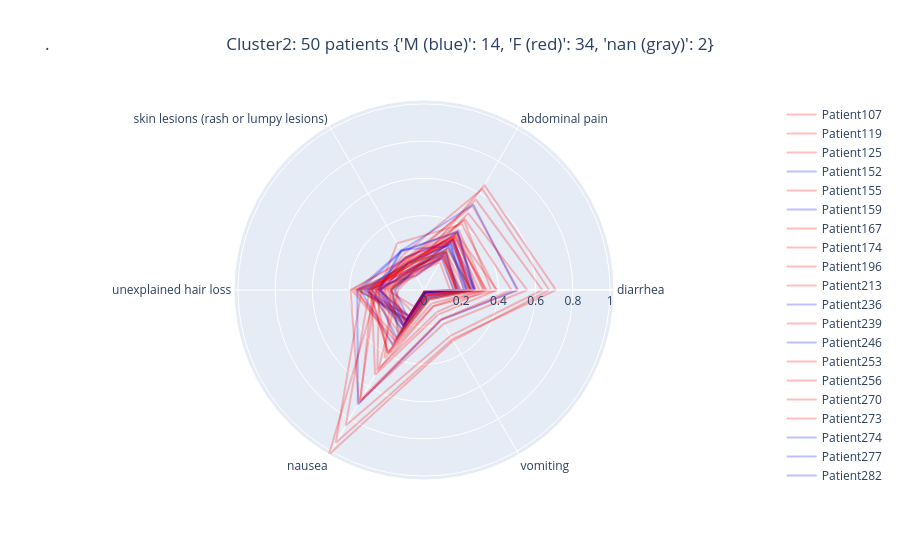

Notebook cell for this chart:
### Code cell
star_chart_per_patient(2)

### Figure 1 — Plotly figure (JSON) as saved in the notebook; plotly's stock layout.template omitted (floating-point values rounded to 4 significant figures)
{"data": [{"line": {"color": "rgb(255,0,0)"}, "mode": "lines", "name": "Patient107", "opacity": 0.25, "r": [0.1769, 0.2043, 0.09401, 0.225, 0.1905, 0.021, 0.1769, 0.1769], "theta": ["diarrhea", "abdominal pain", "skin lesions (rash or lumpy lesions)", "unexplained hair loss", "nausea", "vomiting", "diarrhea"], "type": "scatterpolar"}, {"line": {"color": "rgb(255,0,0)"}, "mode": "lines", "name": "Patient119", "opacity": 0.25, "r": [0.1705, 0.2157, 0.1382, 0.2107, 0.1783, 0.01336, 0.1705, 0.1705], "theta": ["diarrhea", "abdominal pain", "skin lesions (rash or lumpy lesions)", "unexplained hair loss", "nausea", "vomiting", "diarrhea"], "type": "scatterpolar"}, {"line": {"color": "rgb(255,0,0)"}, "mode": "lines", "name": "Patient125", "opacity": 0.25, "r": [0.1745, 0.2071, 0.1196, 0.1584, 0.2055, 0.02493, 0.1745, 0.1745], "theta": ["diarrhea", "abdominal pain", "skin lesions (rash or lumpy lesions)", "unexplained hair loss", "nausea", "vomiting", "diarrhea"], "type": "scatterpolar"}, {"line": {"color": "rgb(0,0,255)"}, "mode": "lines", "name": "Patient152", "opacity": 0.25, "r": [0.2641, 0.3581, 0.1621, 0.2797, 0.207, 0.02853, 0.2641, 0.2641], "theta": ["diarrhea", "abdominal pain", "skin lesions (rash or lumpy lesions)", "unexplained hair loss", "nausea", "vomiting", "diarrhea"], "type": "scatterpolar"}, {"line": {"color": "rgb(255,0,0)"}, "mode": "lines", "name": "Patient155", "opacity": 0.25, "r": [0.2972, 0.3289, 0.2028, 0.2493, 0.3154, 0.05752, 0.2972, 0.2972], "theta": ["diarrhea", "abdominal pain", "skin lesions (rash or lumpy lesions)", "unexplained hair loss", "nausea", "vomiting", "diarrhea"], "type": "scatterpolar"}, {"line": {"color": "rgb(0,0,255)"}, "mode": "lines", "name": "Patient159", "opacity": 0.25, "r": [0.232, 0.31, 0.1155, 0.1766, 0.2251, 0.044, 0.232, 0.232], "theta": ["diarrhea", "abdominal pain", "skin lesions (rash or lumpy lesions)", "unexplained hair loss", "nausea", "vomiting", "diarrhea"], "type": "scatterpolar"}, {"line": {"color": "rgb(255,0,0)"}, "mode": "lines", "name": "Patient167", "opacity": 0.25, "r": [0.5066, 0.5221, 0.1965, 0.3949, 0.7011, 0.1831, 0.5066, 0.5066], "theta": ["diarrhea", "abdominal pain", "skin lesions (rash or lumpy lesions)", "unexplained hair loss", "nausea", "vomiting", "diarrhea"], "type": "scatterpolar"}, {"line": {"color": "rgb(255,0,0)"}, "mode": "lines", "name": "Patient174", "opacity": 0.25, "r": [0.1596, 0.2019, 0.08571, 0.1985, 0.1036, 0.007686, 0.1596, 0.1596], "theta": ["diarrhea", "abdominal pain", "skin lesions (rash or lumpy lesions)", "unexplained hair loss", "nausea", "vomiting", "diarrhea"], "type": "scatterpolar"}, {"line": {"color": "rgb(255,0,0)"}, "mode": "lines", "name": "Patient196", "opacity": 0.25, "r": [0.1728, 0.2127, 0.1127, 0.1964, 0.1847, 0.01241, 0.1728, 0.1728], "theta": ["diarrhea", "abdominal pain", "skin lesions (rash or lumpy lesions)", "unexplained hair loss", "nausea", "vomiting", "diarrhea"], "type": "scatterpolar"}, {"line": {"color": "rgb(255,0,0)"}, "mode": "lines", "name": "Patient213", "opacity": 0.25, "r": [0.221, 0.2365, 0.1035, 0.2622, 0.1942, 0.03474, 0.221, 0.221], "theta": ["diarrhea", "abdominal pain", "skin lesions (rash or lumpy lesions)", "unexplained hair loss", "nausea", "vomiting", "diarrhea"], "type": "scatterpolar"}, {"line": {"color": "rgb(0,0,255)"}, "mode": "lines", "name": "Patient236", "opacity": 0.25, "r": [0.2653, 0.2936, 0.1357, 0.2779, 0.2937, 0.04759, 0.2653, 0.2653], "theta": ["diarrhea", "abdominal pain", "skin lesions (rash or lumpy lesions)", "unexplained hair loss", "nausea", "vomiting", "diarrhea"], "type": "scatterpolar"}, {"line": {"color": "rgb(255,0,0)"}, "mode": "lines", "name": "Patient239", "opacity": 0.25, "r": [0.3878, 0.4084, 0.2895, 0.2408, 0.5017, 0.1008, 0.3878, 0.3878], "theta": ["diarrhea", "abdominal pain", "skin lesions (rash or lumpy lesions)", "unexplained hair loss", "nausea", "vomiting", "diarrhea"], "type": "scatterpolar"}, {"line": {"color": "rgb(0,0,255)"}, "mode": "lines", "name": "Patient246", "opacity": 0.25, "r": [0.2696, 0.3631, 0.242, 0.2362, 0.2186, 0.01038, 0.2696, 0.2696], "theta": ["diarrhea", "abdominal pain", "skin lesions (rash or lumpy lesions)", "unexplained hair loss", "nausea", "vomiting", "diarrhea"], "type": "scatterpolar"}, {"line": {"color": "rgb(255,0,0)"}, "mode": "lines", "name": "Patient253", "opacity": 0.25, "r": [0.3919, 0.3512, 0.1687, 0.2825, 0.5255, 0.1524, 0.3919, 0.3919], "theta": ["diarrhea", "abdominal pain", "skin lesions (rash or lumpy lesions)", "unexplained hair loss", "nausea", "vomiting", "diarrhea"], "type": "scatterpolar"}, {"line": {"color": "rgb(255,0,0)"}, "mode": "lines", "name": "Patient256", "opacity": 0.25, "r": [0.2752, 0.3099, 0.1495, 0.3737, 0.2967, 0.036, 0.2752, 0.2752], "theta": ["diarrhea", "abdominal pain", "skin lesions (rash or lumpy lesions)", "unexplained hair loss", "nausea", "vomiting", "diarrhea"], "type": "scatterpolar"}, {"line": {"color": "rgb(255,0,0)"}, "mode": "lines", "name": "Patient270", "opacity": 0.25, "r": [0.2485, 0.3204, 0.1518, 0.3151, 0.2001, 0.01895, 0.2485, 0.2485], "theta": ["diarrhea", "abdominal pain", "skin lesions (rash or lumpy lesions)", "unexplained hair loss", "nausea", "vomiting", "diarrhea"], "type": "scatterpolar"}, {"line": {"color": "rgb(255,0,0)"}, "mode": "lines", "name": "Patient273", "opacity": 0.25, "r": [0.636, 0.5594, 0.1791, 0.2926, 0.8411, 0.2843, 0.636, 0.636], "theta": ["diarrhea", "abdominal pain", "skin lesions (rash or lumpy lesions)", "unexplained hair loss", "nausea", "vomiting", "diarrhea"], "type": "scatterpolar"}, {"line": {"color": "rgb(0,0,255)"}, "mode": "lines", "name": "Patient274", "opacity": 0.25, "r": [0.1879, 0.2184, 0.08923, 0.3187, 0.1628, 0.01732, 0.1879, 0.1879], "theta": ["diarrhea", "abdominal pain", "skin lesions (rash or lumpy lesions)", "unexplained hair loss", "nausea", "vomiting", "diarrhea"], "type": "scatterpolar"}, {"line": {"color": "rgb(0,0,255)"}, "mode": "lines", "name": "Patient277", "opacity": 0.25, "r": [0.2513, 0.2643, 0.1255, 0.2431, 0.1623, 0.007949, 0.2513, 0.2513], "theta": ["diarrhea", "abdominal pain", "skin lesions (rash or lumpy lesions)", "unexplained hair loss", "nausea", "vomiting", "diarrhea"], "type": "scatterpolar"}, {"line": {"color": "rgb(0,0,255)"}, "mode": "lines", "name": "Patient282", "opacity": 0.25, "r": [0.2133, 0.2851, 0.1705, 0.2292, 0.2164, 0.008512, 0.2133, 0.2133], "theta": ["diarrhea", "abdominal pain", "skin lesions (rash or lumpy lesions)", "unexplained hair loss", "nausea", "vomiting", "diarrhea"], "type": "scatterpolar"}, {"line": {"color": "rgb(255,0,0)"}, "mode": "lines", "name": "Patient293", "opacity": 0.25, "r": [0.2494, 0.308, 0.1652, 0.2831, 0.24, 0.01293, 0.2494, 0.2494], "theta": ["diarrhea", "abdominal pain", "skin lesions (rash or lumpy lesions)", "unexplained hair loss", "nausea", "vomiting", "diarrhea"], "type": "scatterpolar"}, {"line": {"color": "rgb(255,0,0)"}, "mode": "lines", "name": "Patient317", "opacity": 0.25, "r": [0.2403, 0.32, 0.2016, 0.2584, 0.2208, 0.006241, 0.2403, 0.2403], "theta": ["diarrhea", "abdominal pain", "skin lesions (rash or lumpy lesions)", "unexplained hair loss", "nausea", "vomiting", "diarrhea"], "type": "scatterpolar"}, {"line": {"color": "rgb(0,0,255)"}, "mode": "lines", "name": "Patient323", "opacity": 0.25, "r": [0.2752, 0.3599, 0.2399, 0.3425, 0.3364, 0.03619, 0.2752, 0.2752], "theta": ["diarrhea", "abdominal pain", "skin lesions (rash or lumpy lesions)", "unexplained hair loss", "nausea", "vomiting", "diarrhea"], "type": "scatterpolar"}, {"line": {"color": "rgb(255,0,0)"}, "mode": "lines", "name": "Patient324", "opacity": 0.25, "r": [0.2539, 0.3166, 0.1236, 0.3475, 0.1826, 0.01276, 0.2539, 0.2539], "theta": ["diarrhea", "abdominal pain", "skin lesions (rash or lumpy lesions)", "unexplained hair loss", "nausea", "vomiting", "diarrhea"], "type": "scatterpolar"}, {"line": {"color": "rgb(255,0,0)"}, "mode": "lines", "name": "Patient326", "opacity": 0.25, "r": [0.1404, 0.1712, 0.1072, 0.1788, 0.1317, 0.00849, 0.1404, 0.1404], "theta": ["diarrhea", "abdominal pain", "skin lesions (rash or lumpy lesions)", "unexplained hair loss", "nausea", "vomiting", "diarrhea"], "type": "scatterpolar"}, {"line": {"color": "rgb(0,0,255)"}, "mode": "lines", "name": "Patient329", "opacity": 0.25, "r": [0.2281, 0.2852, 0.1686, 0.3278, 0.1853, 0.006338, 0.2281, 0.2281], "theta": ["diarrhea", "abdominal pain", "skin lesions (rash or lumpy lesions)", "unexplained hair loss", "nausea", "vomiting", "diarrhea"], "type": "scatterpolar"}, {"line": {"color": "rgb(255,0,0)"}, "mode": "lines", "name": "Patient334", "opacity": 0.25, "r": [0.6725, 0.6263, 0.2205, 0.2514, 1.021, 0.3141, 0.6725, 0.6725], "theta": ["diarrhea", "abdominal pain", "skin lesions (rash or lumpy lesions)", "unexplained hair loss", "nausea", "vomiting", "diarrhea"], "type": "scatterpolar"}, {"line": {"color": "rgb(255,0,0)"}, "mode": "lines", "name": "Patient355", "opacity": 0.25, "r": [0.1743, 0.2317, 0.1322, 0.3637, 0.1583, 0.01239, 0.1743, 0.1743], "theta": ["diarrhea", "abdominal pain", "skin lesions (rash or lumpy lesions)", "unexplained hair loss", "nausea", "vomiting", "diarrhea"], "type": "scatterpolar"}, {"line": {"color": "rgb(255,0,0)"}, "mode": "lines", "name": "Patient356", "opacity": 0.25, "r": [0.2, 0.1984, 0.1208, 0.2381, 0.2224, 0.03266, 0.2, 0.2], "theta": ["diarrhea", "abdominal pain", "skin lesions (rash or lumpy lesions)", "unexplained hair loss", "nausea", "vomiting", "diarrhea"], "type": "scatterpolar"}, {"line": {"color": "rgb(255,0,0)"}, "mode": "lines", "name": "Patient358", "opacity": 0.25, "r": [0.2542, 0.3055, 0.1902, 0.213, 0.2588, 0.02977, 0.2542, 0.2542], "theta": ["diarrhea", "abdominal pain", "skin lesions (rash or lumpy lesions)", "unexplained hair loss", "nausea", "vomiting", "diarrhea"], "type": "scatterpolar"}, {"line": {"color": "rgb(0,0,255)"}, "mode": "lines", "name": "Patient384", "opacity": 0.25, "r": [0.1593, 0.1913, 0.1161, 0.1553, 0.1742, 0.01562, 0.1593, 0.1593], "theta": ["diarrhea", "abdominal pain", "skin lesions (rash or lumpy lesions)", "unexplained hair loss", "nausea", "vomiting", "diarrhea"], "type": "scatterpolar"}, {"line": {"color": "rgb(0,0,255)"}, "mode": "lines", "name": "Patient393", "opacity": 0.25, "r": [0.5008, 0.5299, 0.2439, 0.3581, 0.7111, 0.1866, 0.5008, 0.5008], "theta": ["diarrhea", "abdominal pain", "skin lesions (rash or lumpy lesions)", "unexplained hair loss", "nausea", "vomiting", "diarrhea"], "type": "scatterpolar"}, {"line": {"color": "rgb(255,0,0)"}, "mode": "lines", "name": "Patient453", "opacity": 0.25, "r": [0.3171, 0.3564, 0.1523, 0.2945, 0.3877, 0.05678, 0.3171, 0.3171], "theta": ["diarrhea", "abdominal pain", "skin lesions (rash or lumpy lesions)", "unexplained hair loss", "nausea", "vomiting", "diarrhea"], "type": "scatterpolar"}, {"line": {"color": "rgb(255,0,0)"}, "mode": "lines", "name": "Patient469", "opacity": 0.25, "r": [0.2462, 0.2967, 0.1796, 0.2912, 0.3868, 0.06098, 0.2462, 0.2462], "theta": ["diarrhea", "abdominal pain", "skin lesions (rash or lumpy lesions)", "unexplained hair loss", "nausea", "vomiting", "diarrhea"], "type": "scatterpolar"}, {"line": {"color": "rgb(50,50,50)"}, "mode": "lines", "name": "Patient470", "opacity": 0.25, "r": [0.1754, 0.2387, 0.1618, 0.3493, 0.1906, 0.0144, 0.1754, 0.1754], "theta": ["diarrhea", "abdominal pain", "skin lesions (rash or lumpy lesions)", "unexplained hair loss", "nausea", "vomiting", "diarrhea"], "type": "scatterpolar"}, {"line": {"color": "rgb(255,0,0)"}, "mode": "lines", "name": "Patient479", "opacity": 0.25, "r": [0.3289, 0.3726, 0.1952, 0.2586, 0.3961, 0.08354, 0.3289, 0.3289], "theta": ["diarrhea", "abdominal pain", "skin lesions (rash or lumpy lesions)", "unexplained hair loss", "nausea", "vomiting", "diarrhea"], "type": "scatterpolar"}, {"line": {"color": "rgb(255,0,0)"}, "mode": "lines", "name": "Patient494", "opacity": 0.25, "r": [0.3609, 0.431, 0.1908, 0.3885, 0.3139, 0.03674, 0.3609, 0.3609], "theta": ["diarrhea", "abdominal pain", "skin lesions (rash or lumpy lesions)", "unexplained hair loss", "nausea", "vomiting", "diarrhea"], "type": "scatterpolar"}, {"line": {"color": "rgb(0,0,255)"}, "mode": "lines", "name": "Patient498", "opacity": 0.25, "r": [0.184, 0.2292, 0.1309, 0.2343, 0.1878, 0.01611, 0.184, 0.184], "theta": ["diarrhea", "abdominal pain", "skin lesions (rash or lumpy lesions)", "unexplained hair loss", "nausea", "vomiting", "diarrhea"], "type": "scatterpolar"}, {"line": {"color": "rgb(255,0,0)"}, "mode": "lines", "name": "Patient513", "opacity": 0.25, "r": [0.7091, 0.6499, 0.1213, 0.3353, 0.9483, 0.3052, 0.7091, 0.7091], "theta": ["diarrhea", "abdominal pain", "skin lesions (rash or lumpy lesions)", "unexplained hair loss", "nausea", "vomiting", "diarrhea"], "type": "scatterpolar"}, {"line": {"color": "rgb(0,0,255)"}, "mode": "lines", "name": "Patient523", "opacity": 0.25, "r": [0.2274, 0.271, 0.2491, 0.2429, 0.2431, 0.01701, 0.2274, 0.2274], "theta": ["diarrhea", "abdominal pain", "skin lesions (rash or lumpy lesions)", "unexplained hair loss", "nausea", "vomiting", "diarrhea"], "type": "scatterpolar"}, {"line": {"color": "rgb(255,0,0)"}, "mode": "lines", "name": "Patient534", "opacity": 0.25, "r": [0.1793, 0.2325, 0.1408, 0.1785, 0.1973, 0.007584, 0.1793, 0.1793], "theta": ["diarrhea", "abdominal pain", "skin lesions (rash or lumpy lesions)", "unexplained hair loss", "nausea", "vomiting", "diarrhea"], "type": "scatterpolar"}, {"line": {"color": "rgb(50,50,50)"}, "mode": "lines", "name": "Patient554", "opacity": 0.25, "r": [0.2545, 0.2517, 0.1279, 0.1713, 0.2783, 0.05191, 0.2545, 0.2545], "theta": ["diarrhea", "abdominal pain", "skin lesions (rash or lumpy lesions)", "unexplained hair loss", "nausea", "vomiting", "diarrhea"], "type": "scatterpolar"}, {"line": {"color": "rgb(255,0,0)"}, "mode": "lines", "name": "Patient565", "opacity": 0.25, "r": [0.5551, 0.4762, 0.1171, 0.2588, 0.6929, 0.2107, 0.5551, 0.5551], "theta": ["diarrhea", "abdominal pain", "skin lesions (rash or lumpy lesions)", "unexplained hair loss", "nausea", "vomiting", "diarrhea"], "type": "scatterpolar"}, {"line": {"color": "rgb(0,0,255)"}, "mode": "lines", "name": "Patient583", "opacity": 0.25, "r": [0.2725, 0.3124, 0.2007, 0.303, 0.2214, 0.00798, 0.2725, 0.2725], "theta": ["diarrhea", "abdominal pain", "skin lesions (rash or lumpy lesions)", "unexplained hair loss", "nausea", "vomiting", "diarrhea"], "type": "scatterpolar"}, {"line": {"color": "rgb(255,0,0)"}, "mode": "lines", "name": "Patient590", "opacity": 0.25, "r": [0.2781, 0.3404, 0.1705, 0.3, 0.2668, 0.0265, 0.2781, 0.2781], "theta": ["diarrhea", "abdominal pain", "skin lesions (rash or lumpy lesions)", "unexplained hair loss", "nausea", "vomiting", "diarrhea"], "type": "scatterpolar"}, {"line": {"color": "rgb(255,0,0)"}, "mode": "lines", "name": "Patient612", "opacity": 0.25, "r": [0.1937, 0.2387, 0.168, 0.2377, 0.1631, 0.006313, 0.1937, 0.1937], "theta": ["diarrhea", "abdominal pain", "skin lesions (rash or lumpy lesions)", "unexplained hair loss", "nausea", "vomiting", "diarrhea"], "type": "scatterpolar"}, {"line": {"color": "rgb(255,0,0)"}, "mode": "lines", "name": "Patient620", "opacity": 0.25, "r": [0.2386, 0.2601, 0.1309, 0.3605, 0.3396, 0.05175, 0.2386, 0.2386], "theta": ["diarrhea", "abdominal pain", "skin lesions (rash or lumpy lesions)", "unexplained hair loss", "nausea", "vomiting", "diarrhea"], "type": "scatterpolar"}, {"line": {"color": "rgb(255,0,0)"}, "mode": "lines", "name": "Patient631", "opacity": 0.25, "r": [0.4706, 0.4405, 0.1539, 0.2777, 0.6814, 0.1825, 0.4706, 0.4706], "theta": ["diarrhea", "abdominal pain", "skin lesions (rash or lumpy lesions)", "unexplained hair loss", "nausea", "vomiting", "diarrhea"], "type": "scatterpolar"}, {"line": {"color": "rgb(255,0,0)"}, "mode": "lines", "name": "Patient652", "opacity": 0.25, "r": [0.3372, 0.3306, 0.1047, 0.1388, 0.4874, 0.1373, 0.3372, 0.3372], "theta": ["diarrhea", "abdominal pain", "skin lesions (rash or lumpy lesions)", "unexplained hair loss", "nausea", "vomiting", "diarrhea"], "type": "scatterpolar"}, {"line": {"color": "rgb(255,0,0)"}, "mode": "lines", "name": "Patient674", "opacity": 0.25, "r": [0.3253, 0.3406, 0.1733, 0.1775, 0.422, 0.09958, 0.3253, 0.3253], "theta": ["diarrhea", "abdominal pain", "skin lesions (rash or lumpy lesions)", "unexplained hair loss", "nausea", "vomiting", "diarrhea"], "type": "scatterpolar"}], "layout": {"title": {"text": ".\t\t\t\t\t\t\t\t\t\t\t\t\t\t\t\t\t\t\t\t\t\t\t\t\t\t\t\t\t\t\t\t\t\t\t\t\t\t\t\tCluster2: 50 patients {'M (blue)': 14, 'F (red)': 34, 'nan (gray)': 2}"}}}
